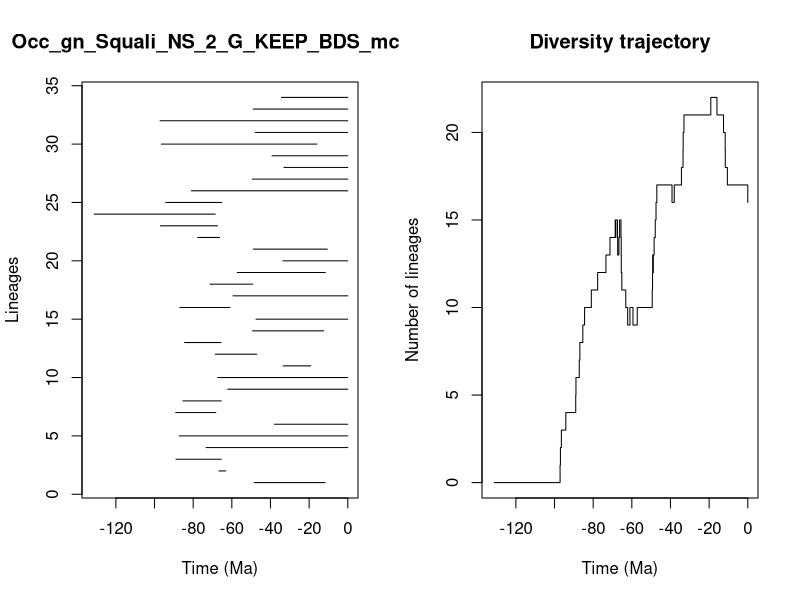

The R source for this figure:


pdf(file='../Results/Genus_NS/5_MA_bins_EXT_EP_FT/pyrate_mcmc_logs/Occ_gn_Squali_NS_2_G_KEEP_BDS_mcmc_LTT.pdf',width=0.6*20, height=0.6*10)
title = "Occ_gn_Squali_NS_2_G_KEEP_BDS_mcmc"
ts=c(48.465570900087954, 66.6760330741574,88.91621013979527,73.39116577219752,87.20146858313066,38.04516714807685,89.03326571394611,85.35933932505341,62.15671394755975,67.32179469167829,33.43158805232462,68.54784941047541,84.4539903168015,49.28168280479715,47.48330727599433,86.89104485370743,59.41075062374186,71.30888105162968,57.197029073935255,33.505970952923576,48.875506578567816,77.68842639589933,96.95638322373522,131.24409537926186,94.16060396841117,80.95894377350682,49.44143975814153,33.02222298165462,39.202916444885844,96.46708400699154,47.885682357027555,97.13035405821427,48.97488380680796,34.334370425048405)
te=c(11.692505000810675, 63.14037916008457,65.4789094645486,0.0,0.0,0.0,68.27286217843196,65.4623759161235,0.0,0.0,19.137064271779646,47.06973731183731,65.61021161125328,12.561911962473454,0.0,60.983102450916,0.0,49.219285032278144,11.639353206949378,0.0,10.5667007947143,66.33248767903856,67.42643238438045,68.60325451846148,65.17790475984071,0.0,0.0,0.0,0.0,15.953091020686411,0.0,0.0,0.0,0.0)
div_traj=c(0, 1,2,3,4,5,6,7,8,9,10,11,12,13,14,15,14,15,14,13,14,15,14,13,12,11,10,9,10,9,10,11,12,13,12,13,14,15,16,17,16,17,18,19,20,21,22,21,20,19,18,17,16)
time_events=c(131.24409537926186, 97.13035405821427,96.95638322373522,96.46708400699154,94.16060396841117,89.03326571394611,88.91621013979527,87.20146858313066,86.89104485370743,85.35933932505341,84.4539903168015,80.95894377350682,77.68842639589933,73.39116577219752,71.30888105162968,68.60325451846148,68.54784941047541,68.27286217843196,67.42643238438045,67.32179469167829,66.6760330741574,66.33248767903856,65.61021161125328,65.4789094645486,65.4623759161235,65.17790475984071,63.14037916008457,62.15671394755975,60.983102450916,59.41075062374186,57.197029073935255,49.44143975814153,49.28168280479715,49.219285032278144,48.97488380680796,48.875506578567816,48.465570900087954,47.885682357027555,47.48330727599433,47.06973731183731,39.202916444885844,38.04516714807685,34.334370425048405,33.505970952923576,33.43158805232462,33.02222298165462,19.137064271779646,15.953091020686411,12.561911962473454,11.692505000810675,11.639353206949378,10.5667007947143,0.0)
                par(mfrow=c(1,2))
                L = length(ts)
                plot(ts, 1:L , xlim=c(-max(ts)-1,0), pch=20, type="n", main=title,xlab="Time (Ma)",ylab="Lineages")
                for (i in 1:L){segments(x0=-te[i],y0=i,x1=-ts[i],y1=i)}    
                t = -time_events
                plot(div_traj ~ t,type="s", main = "Diversity trajectory",xlab="Time (Ma)",ylab="Number of lineages",xlim=c(-max(ts)-1,0))
                abline(v=c(65,200,251,367,445),lty=2,col="gray")
                
